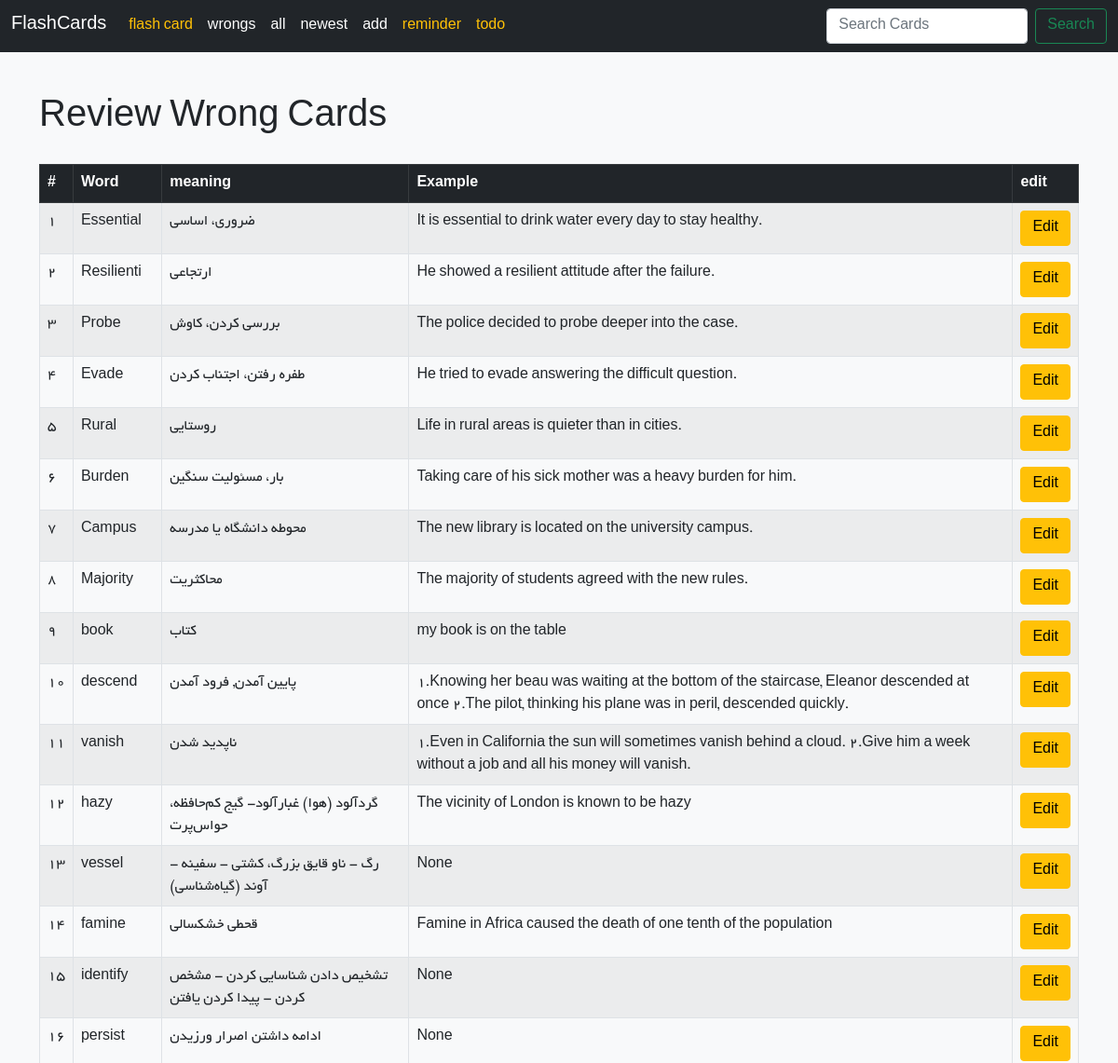
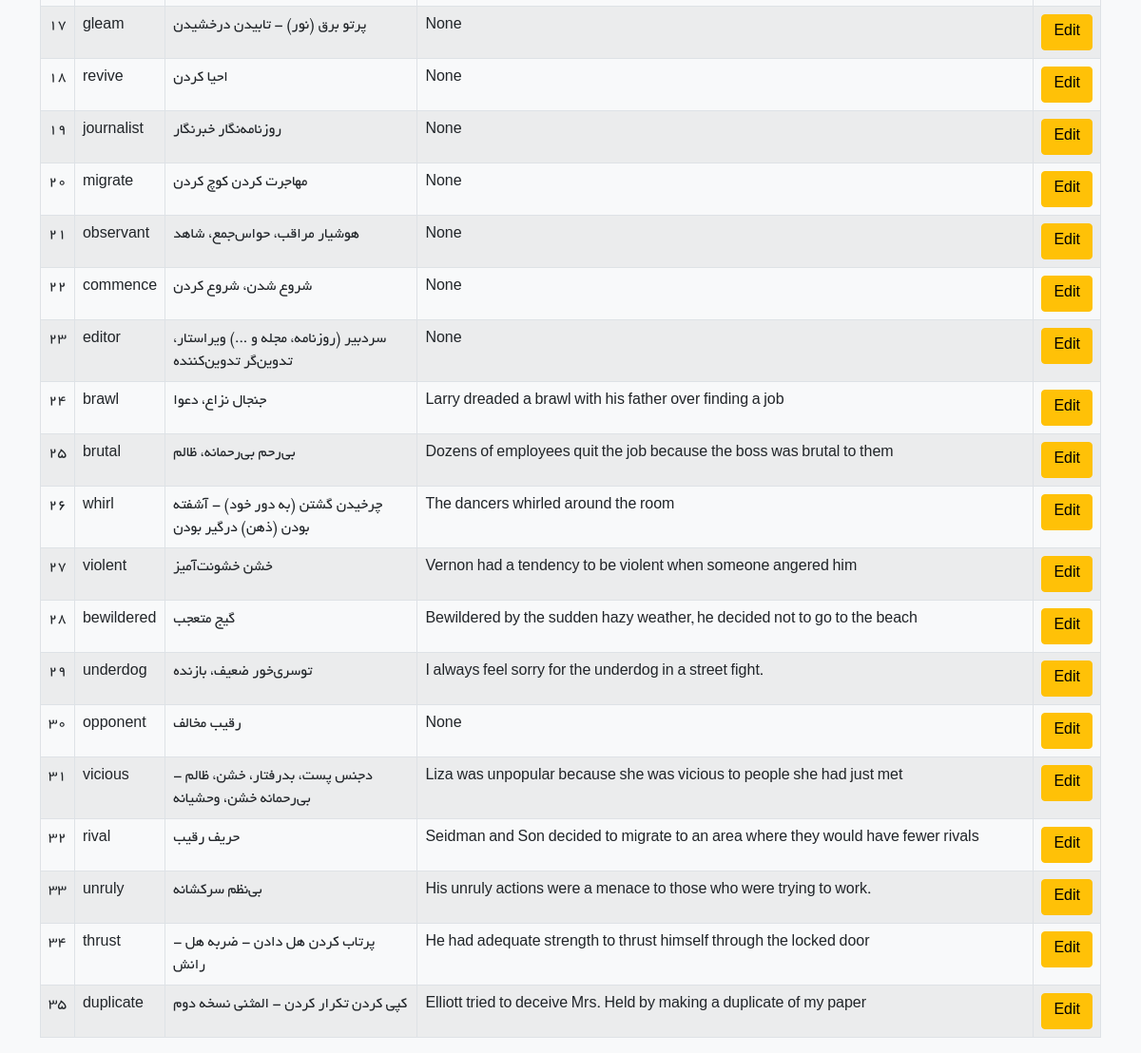
Page /flashcard/cards/ on the committed database (2 pictures, top to bottom).
### home/models.py (models this page shows, shortened)
class FlashCard(models.Model):
    word = models.CharField(max_length=512)
    meaning = models.CharField(max_length=512)
    example = models.CharField(max_length=1024, null=True, blank=True)
    rate = models.SmallIntegerField(default=0)
    last_reply = models.BooleanField(default=False)
    created_at = models.DateTimeField(auto_now_add=True)
    next_review_date = models.DateField()

### home/views.py (the view)
# urls.py: path("cards/" ,CardsView.as_view(),name="cards"),
class CardsView(View):
    def get(self, request):
        cards = FlashCard.objects.all()
        return render(request, "home/cards.html", {"cards": cards})

### home/templates/home/cards.html
{% extends 'base.html' %}
{% block content %}
  <h1 class="mb-4">Review Wrong Cards</h1>
  {% if cards %}
    <table class="table table-bordered table-striped">
      <thead class="table-dark">
        <tr>
          <th>#</th>
          <th>Word</th>
          <th>meaning</th>
          <th>Example</th>
          <th>edit</th>
        </tr>
      </thead>
      <tbody>
        {% for card in cards %}
          <tr>
            <td>{{ forloop.counter }}</td>
            <td>{{ card.word }}</td>
            <td>{{ card.meaning }}</td>
            <td>{{ card.example }}</td>
            <td><a class="btn btn-warning" href="{% url 'home:cardedit' card.id %}">Edit</a></td>
          </tr>
        {% endfor %}
      </tbody>
    </table>
  {% else %}
    <div class="alert alert-warning" role="alert">No cards available.</div>
  {% endif %}
{% endblock %}

### rows in the picture
FlashCard: word "Essential", meaning "ضروری، اساسی", example "It is essential to drink water every day to stay healthy."
FlashCard: word "Resilienti", meaning "ارتجاعی", example "He showed a resilient attitude after the failure."
FlashCard: word "Probe", meaning "بررسی کردن، کاوش", example "The police decided to probe deeper into the case."
FlashCard: word "Evade", meaning "طفره رفتن، اجتناب کردن", example "He tried to evade answering the difficult question."
FlashCard: word "Rural", meaning "روستایی", example "Life in rural areas is quieter than in cities."
FlashCard: word "Burden", meaning "بار، مسئولیت سنگین", example "Taking care of his sick mother was a heavy burden for him."
FlashCard: word "Campus", meaning "محوطه دانشگاه یا مدرسه", example "The new library is located on the university campus."
FlashCard: word "Majority", meaning "محاکثریت", example "The majority of students agreed with the new rules."
FlashCard: word "book", meaning "کتاب", example "my book is on the table"
FlashCard: word "descend", meaning "پایین آمدن, فرود آمدن", example "1.Knowing her beau was waiting at the bottom of the staircase, Eleanor descended at once 2.The pilot, thinking his plane was in peril, descended quickly."
FlashCard: word "vanish", meaning "ناپدید شدن", example "1.Even in California the sun will sometimes vanish behind a cloud. 2.Give him a week without a job and all his money will vanish."
FlashCard: word "hazy", meaning "گردآلود (هوا) غبارآلود- گیج کم‌حافظه، حواس‌پرت", example "The vicinity of London is known to be hazy"
FlashCard: word "vessel", meaning "رگ - ناو قایق بزرگ، کشتی - سفینه - آوند (گیاه‌شناسی)", example "None"
FlashCard: word "famine", meaning "قحطی خشکسالی", example "Famine in Africa caused the death of one tenth of the population"
FlashCard: word "identify", meaning "تشخیص دادن شناسایی کردن - مشخص کردن - پیدا کردن یافتن", example "None"
FlashCard: word "persist", meaning "ادامه داشتن اصرار ورزیدن", example "None"
FlashCard: word "gleam", meaning "پرتو برق (نور) - تابیدن درخشیدن", example "None"
FlashCard: word "revive", meaning "احیا کردن", example "None"
FlashCard: word "journalist", meaning "روزنامه‌نگار خبرنگار", example "None"
FlashCard: word "migrate", meaning "مهاجرت کردن کوچ کردن", example "None"
FlashCard: word "observant", meaning "هوشیار مراقب، حواس‌جمع، شاهد", example "None"
FlashCard: word "commence", meaning "شروع شدن، شروع کردن", example "None"
FlashCard: word "editor", meaning "سردبیر (روزنامه، مجله و ...) ویراستار، تدوین‌گر تدوین‌کننده", example "None"
FlashCard: word "brawl", meaning "جنجال نزاع، دعوا", example "Larry dreaded a brawl with his father over finding a job"
FlashCard: word "brutal", meaning "بی‌رحم بی‌رحمانه، ظالم", example "Dozens of employees quit the job because the boss was brutal to them"
FlashCard: word "whirl", meaning "چرخیدن گشتن (به دور خود) - آشفته بودن (ذهن) درگیر بودن", example "The dancers whirled around the room"
FlashCard: word "violent", meaning "خشن خشونت‌آمیز", example "Vernon had a tendency to be violent when someone angered him"
FlashCard: word "bewildered", meaning "گیج متعجب", example "Bewildered by the sudden hazy weather, he decided not to go to the beach"
FlashCard: word "underdog", meaning "توسری‌خور ضعیف، بازنده", example "I always feel sorry for the underdog in a street fight."
FlashCard: word "opponent", meaning "رقیب مخالف", example "None"
FlashCard: word "vicious", meaning "دجنس پست، بدرفتار، خشن، ظالم - بی‌رحمانه خشن، وحشیانه", example "Liza was unpopular because she was vicious to people she had just met"
FlashCard: word "rival", meaning "حریف رقیب", example "Seidman and Son decided to migrate to an area where they would have fewer rivals"
FlashCard: word "unruly", meaning "بی‌نظم سرکشانه", example "His unruly actions were a menace to those who were trying to work."
FlashCard: word "thrust", meaning "پرتاب کردن هل دادن - ضربه هل - رانش", example "He had adequate strength to thrust himself through the locked door"
FlashCard: word "duplicate", meaning "کپی کردن تکرار کردن - المثنی نسخه دوم", example "Elliott tried to deceive Mrs. Held by making a duplicate of my paper"
